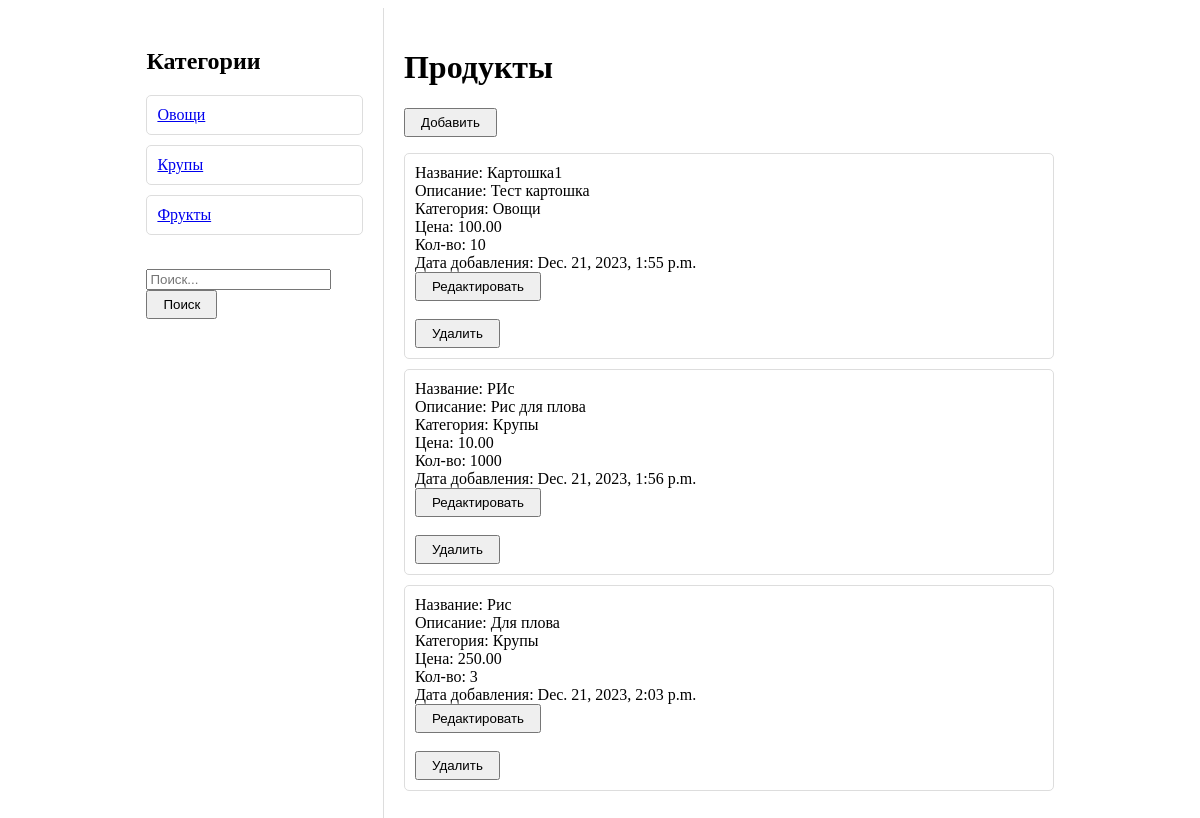
Page /product_search/ on the committed database.
### products/models.py (models this page shows, shortened)
class ProductCategory(models.Model):
    category_name = models.CharField(max_length=20)
    category_description = models.TextField()
    def __str__(self):
        return self.category_name

class Product(models.Model):
    name = models.CharField(max_length=30)
    description = models.TextField()
    category = models.ForeignKey(to=ProductCategory, on_delete=models.PROTECT)
    price = models.DecimalField(max_digits=15, decimal_places=2)
    quantity = models.PositiveIntegerField(default=0)
    dateAdded = models.DateTimeField()

### products/views.py (the view)
# urls.py: path('product_search/', product_search, name = 'product_search'),
def product_search(request):
    query = request.POST.get('form_search')
    print(query)
    products = Product.objects.all()
    if query:
        products = products.filter(name__icontains=query)
    context = {
        'title': 'Store - Каталог',
        'products': products,
        'categories': ProductCategory.objects.all()
    }
    return render(request, 'products/search_list.html', context=context)

### products/templates/products/search_list.html (shortened to what this page needs)
{% extends 'products/base.html' %}
{% load static %}
{% block css %}
<link href="{% static 'products/style.css' %}" rel="stylesheet" >
{% endblock %}
{% block  content_1 %}
    <div class="container">
        <div class="categories">
            <h2>Категории</h2>
            <ul class="category-list">
                {% for category in categories %}
                <li class="category-item">
                    <a href="/product_list/{{category.id}}" class="list-group-item">{{ category.category_name }}</a>
                </li>
                {% endfor %}
            </ul>
            <br>
            <form method="POST" action="{% url 'product_search' %}">
                <input type="text" name="form_search" placeholder="Поиск...">
                <button type="submit">Поиск</button>
            </form>
        </div>
        <div class="products">
            <h1>Продукты</h1><a href="{% url 'add_products' %}"><button type="button">Добавить</button></a>
            <ul class="product-list">
                {% for product in products %}
                <li class="product-item">Название: {{ product.name }}
                    <br> Описание: {{ product.description }}
                    <br> Категория: {{ product.category }}
                    <br> Цена: {{ product.price }}
                    <br> Кол-во: {{ product.quantity }}
                    <br> Дата добавления: {{ product.dateAdded }}
                <br><a href="edit_product/{{product.id}}"><button type="button">Редактировать</button></a>
                    <br>
                <br><a href="delete_product/{{product.id}}"><button type="button">Удалить</button></a>
                </li>
                {% endfor %}
            </ul>
        </div>
    </div>
{% endblock %}

### static/products/style.css (style rules this page uses)
.container { width: 80%; margin: 0 auto; }
.product-list { list-style: none; padding: 0; }
.product-item { margin-bottom: 10px; padding: 10px; border: 1px solid #ddd; border-radius: 5px; }
button { margin-right: 10px; padding: 5px 15px; }
.container { display: flex; }
.categories { flex: 1; border-right: 1px solid #ddd; padding: 20px; }
.products { flex: 3; padding: 20px; }
.product-list, .category-list { list-style: none; padding: 0; }
.product-item, .category-item { margin-bottom: 10px; padding: 10px; border: 1px solid #ddd; border-radius: 5px; }

### rows in the picture
ProductCategory: category_name "Овощи"
ProductCategory: category_name "Крупы"
ProductCategory: category_name "Фрукты"
Product: name "Картошка1", description "Тест картошка", category "Овощи", price "100.00", quantity "10", dateAdded "Dec. 21, 2023, 1:55 p.m."
Product: name "РИс", description "Рис для плова", category "Крупы", price "10.00", quantity "1000", dateAdded "Dec. 21, 2023, 1:56 p.m."
Product: name "Рис", description "Для плова", category "Крупы", price "250.00", quantity "3", dateAdded "Dec. 21, 2023, 2:03 p.m."
